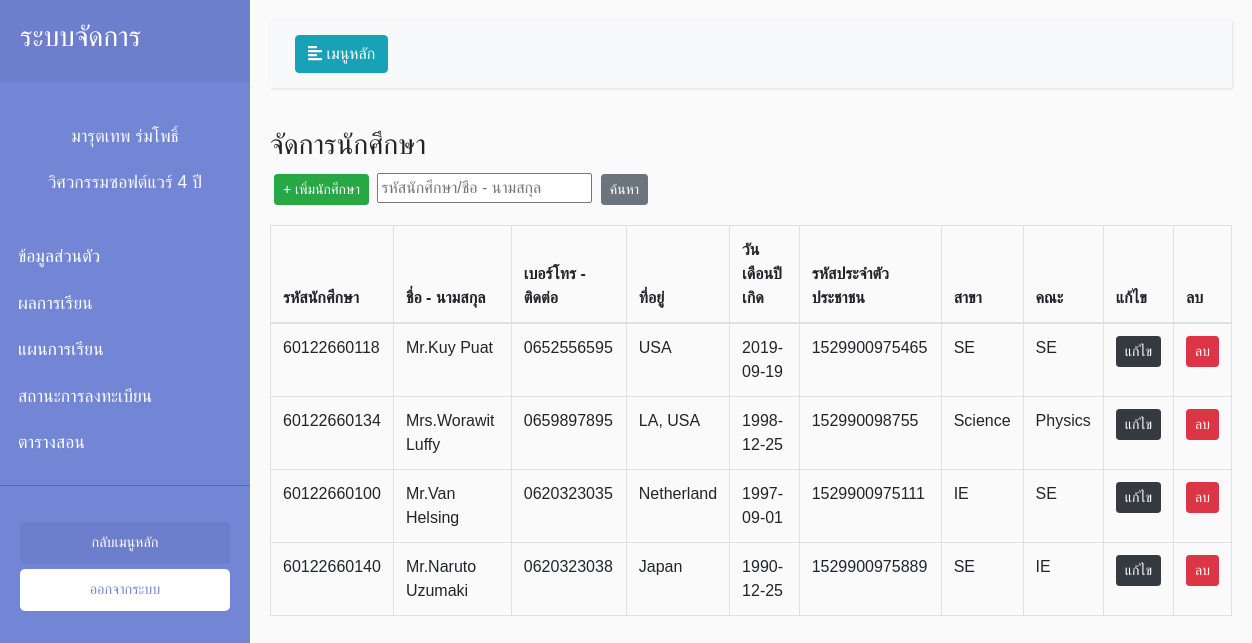
The app's page /SE_System/view/manageStudent/main.php with its own data.
### tables this page shows
CREATE TABLE `student_tb` (
  `Std_id` int(16) NOT NULL,
  `Std_Code` varchar(11) NOT NULL,
  `Std_Pname` varchar(255) NOT NULL,
  `Std_Fname` varchar(255) NOT NULL,
  `Std_Lname` varchar(255) NOT NULL,
  `Std_Tel` varchar(255) NOT NULL,
  `Std_Add` text NOT NULL,
  `Std_Birth` date NOT NULL,
  `Std_Card` text NOT NULL,
  `Std_Major` text NOT NULL,
  `Std_Faculty` text NOT NULL,
  `Std_Image` varchar(255) NOT NULL
);

### SE_System/view/manageStudent/main.php (the view, shortened to what this page needs)
<?php
include_once('../../model/connect.php');error_reporting(0);
$sql = "SELECT * FROM student_tb";
$query = $conn->query($sql);
?>
<!DOCTYPE html>
<html>
<head>
    <link rel="stylesheet" href="https://stackpath.bootstrapcdn.com/bootstrap/4.1.0/css/bootstrap.min.css"
>
    <link rel="stylesheet" href="../../Style.css">
</head>
<body class="setfont">
    <div class="wrapper">
        <nav id="sidebar">
            <div class="sidebar-header">
                <h3>ระบบจัดการ</h3>
            </div>
            <p class="text-center text-light mt-3">มารุตเทพ ร่มโพธิ์</p>
            <p class="text-center text-light">วิศวกรรมซอฟต์แวร์ 4 ปี</p>
            <ul class="list-unstyled components pl-2">
                <li>
                    <a href="/SE_System/view/profile/EditProfile.html">ข้อมูลส่วนตัว</a>
                </li>
                <li>
                    <a href="/SE_System/view/grade/gradeStudent.html">ผลการเรียน</a>
                </li>
                <li>
                    <a href="/SE_System/Edittranscript2.php">แผนการเรียน</a>
                </li>
                <li>
                    <a href="/Manager/subjects.html">สถานะการลงทะเบียน</a>
                </li>
                <li>
                    <a href="/SE_System/view/schedule/editSchedule.html">ตารางสอน</a>
                </li>
            </ul>
            <ul class="list-unstyled CTAs">
                <li>
                    <a href="../../index.html" class="article">กลับเมนูหลัก</a>
                </li>
                <li>
                    <a href="../../control/login/logout.php" class="download">ออกจากระบบ</a>
                </li>
            </ul>
        </nav>
        <div id="content">
            <nav class="navbar navbar-expand-lg navbar-light bg-light">
                <div class="container-fluid">
                    <button type="button" id="sidebarCollapse" class="btn btn-info">
                        <i class="fas fa-align-left"></i>
                        <span>เมนูหลัก</span>
                    </button>
                </div>
            </nav>
            <h3>จัดการนักศึกษา</h3>
<button class="btn btn-success btn-sm m-1"><a href="\SE-system\SE_System\view\manageStudent\AddEdit.php"> + เพิ่มนักศึกษา</a></button>
<input type="text" placeholder="รหัสนักศึกษา/ชื่อ - นามสกุล">
<button class="btn btn-secondary btn-sm m-1">ค้นหา</button>
            <table class="table table-bordered mt-3">
                <thead>
                    <tr>
                        <th scope="col">รหัสนักศึกษา</th>
                        <th scope="col">ชื่อ - นามสกุล</th>
                        <th scope="col">เบอร์โทร - ติดต่อ</th>
                        <th scope="col">ที่อยู่</th>
                        <th scope="col">วันเดือนปีเกิด</th>
                        <th scope="col">รหัสประจำตัวประชาชน</th>
                        <th scope="col">สาขา</th>
                        <th scope="col">คณะ</th>
                        <th scope="col">แก้ไข</th>
                        <th scope="col">ลบ</th>
                      </tr>
                    </thead>
                    <tbody>
                        <tbody>
                            <tr>
                            <?php while($result = $query->fetch_assoc()){ ?>
                              <td><?php echo $result['Std_Code']; ?></td>
                              <td><?php echo $result['Std_Pname'].$result['Std_Fname']." ".$result['Std_Lname']; ?></td>
                              <td><?php echo $result['Std_Tel']; ?></td>
                              <td><?php echo $result['Std_Add']; ?></td>
                              <td><?php echo $result['Std_Birth']; ?></td>
                              <td><?php echo $result['Std_Card']; ?></td>
                              <td><?php echo $result['Std_Major']; ?></td>
                              <td><?php echo $result['Std_Faculty']; ?></td>
                              <td><a class="btn btn-dark btn-sm" href="./AddEdit.php?Std_Code=<?php echo $result['Std_Code'];?>">แก้ไข</a></td>
                              <td><a class="btn btn-danger btn-sm" href="JavaScript:if(confirm('Confirm Delete?') == true){window.location='../../control/student/del_std.php?Std_Code=<?php echo $result["Std_Code"];?>';}">ลบ</a></td>
                            </tr>
                            <?php } ?>
                          </tbody>
                  </table>
        </div>
</body>
</html>

### SE_System/Style.css (style rules this page uses)
body { font-family: 'Kanit', sans-serif; }
.setfont { font-family: 'Kanit', sans-serif; }
body { font-family: 'Poppins', sans-serif; background: #fafafa; }
p { font-family: 'Poppins', sans-serif; font-size: 1.1em; font-weight: 300; line-height: 1.7em; color: #999; }
a, a:hover, a:focus { color: inherit; text-decoration: none; transition: all 0.3s; }
.navbar { padding: 15px 10px; background: #fff; border: none; border-radius: 0; margin-bottom: 40px; box-shadow: 1px 1px 3px rgba(0, 0, 0, 0.1); }
.wrapper { display: flex; width: 100%; align-items: stretch; }
#sidebar { min-width: 250px; max-width: 250px; background: #7386D5; color: #fff; transition: all 0.3s; }
#sidebar .sidebar-header { padding: 20px; background: #6d7fcc; }
#sidebar ul.components { padding: 20px 0; border-bottom: 1px solid #47748b; }
#sidebar ul li a { padding: 10px; font-size: 1.1em; display: block; }
ul.CTAs { padding: 20px; }
ul.CTAs a { text-align: center; font-size: 0.9em !important; display: block; border-radius: 5px; margin-bottom: 5px; }
a.download { background: #fff; color: #7386D5; }
a.article, a.article:hover { background: #6d7fcc !important; color: #fff !important; }
#content { width: 100%; padding: 20px; min-height: 100vh; transition: all 0.3s; }

### records on screen
student_tb: Std_Code "60122660118", Std_Pname "Mr.", Std_Fname "Kuy", Std_Lname "Puat", Std_Tel "0652556595", Std_Add "USA", Std_Birth "2019-09-19", Std_Card "1529900975465", Std_Major "SE", Std_Faculty "SE"
student_tb: Std_Code "60122660134", Std_Pname "Mrs.", Std_Fname "Worawit", Std_Lname "Luffy", Std_Tel "0659897895", Std_Add "LA, USA", Std_Birth "1998-12-25", Std_Card "152990098755", Std_Major "Science", Std_Faculty "Physics"
student_tb: Std_Code "60122660100", Std_Pname "Mr.", Std_Fname "Van", Std_Lname "Helsing", Std_Tel "0620323035", Std_Add "Netherland", Std_Birth "1997-09-01", Std_Card "1529900975111", Std_Major "IE", Std_Faculty "SE"
student_tb: Std_Code "60122660140", Std_Pname "Mr.", Std_Fname "Naruto", Std_Lname "Uzumaki", Std_Tel "0620323038", Std_Add "Japan", Std_Birth "1990-12-25", Std_Card "1529900975889", Std_Major "SE", Std_Faculty "IE"
